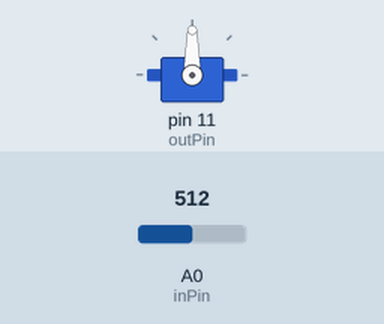
This sketch was run on a simulated Arduino Uno, built with avr-gcc and run on an emulated ATmega328P. Shown: servo. Inputs (shaded band) come from the test bench; at power-on: A0 (inPin) = 512. What the sketch prints to the serial monitor is not drawn.

Above: at 1.2 s.
1.3 s: A0 (inPin) set to 716
At 1.8 s:
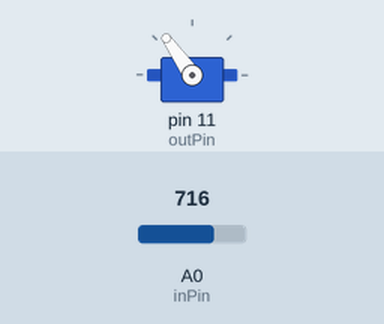
3.0 s: A0 (inPin) set to 900
At 4.2 s:
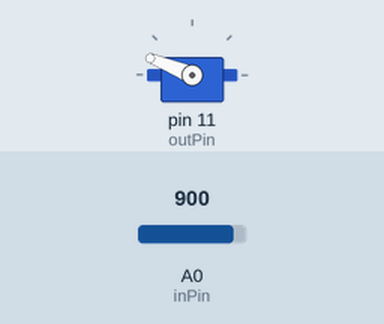
4.5 s: A0 (inPin) set to 1023
At 5.4 s:
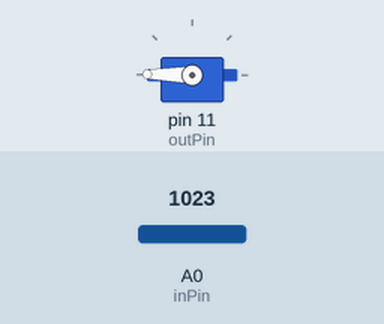
6.0 s: A0 (inPin) set to 306
At 6.7 s:
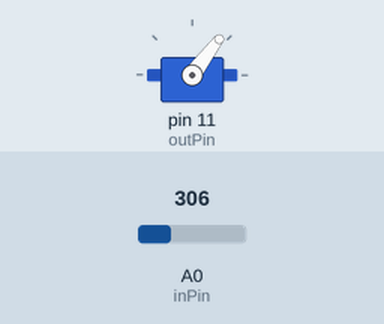
7.5 s: A0 (inPin) set to 122
At 7.9 s:
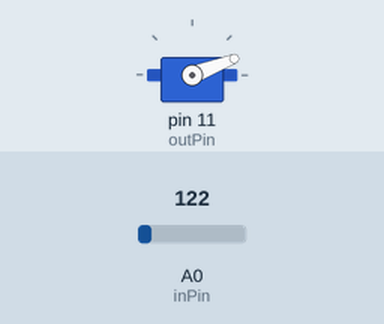
Timing chart, 0 to 10.0 s (numbered marks = the images above; inputs shaded):
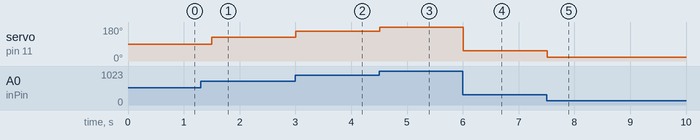

The sketch:

potentioMeter.ino
```cpp
#include <Servo.h>

Servo myservo;
/*
servo motor -
    red - vcc 5v black - gnd orange - any analog pin(11, 10, 9, 6, 5, 3) - 11

potentiometer -
    left and right legs for Vcc and GND
    middle leg for output(analog) - A0
*/

int inPin = A0;
int outPin = 11;

void setup()
{
    myservo.attach(outPin);
    Serial.begin(9600);
}
void loop()
{
    int val = analogRead(inPin);
    Serial.println("Value : %d", val);
    val = map(val, 0, 1024, 0, 180);
    Serial.println("Mapped Value : %d", val);
    myservo.write(val);
    delay(250);
}
```

Measured:
- after the input at 1.3 s, servo on pin 11 (outPin): 90° → 125° after 0.20 s
- after the input at 3.0 s, servo on pin 11 (outPin): 125° → 158° at once
- after the input at 4.5 s, servo on pin 11 (outPin): 158° → 179° at once
- after the input at 6.0 s, servo on pin 11 (outPin): 179° → 53° at once
- after the input at 7.5 s, servo on pin 11 (outPin): 53° → 21° at once
